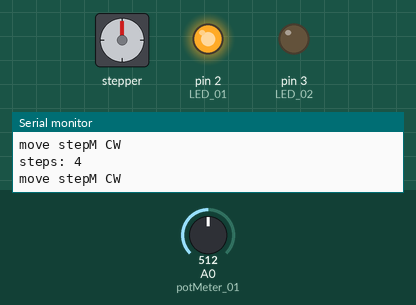
Simulated run of this program. Board: Arduino Nano, built with avr-gcc and run on an emulated ATmega328P. Shown: stepper motor, output pins drawn as LEDs (lit = HIGH), the last lines printed to the serial monitor. The inputs (shaded band) are chosen by the test bench; at power-on: A0 (potMeter_01) = 512. Stepper angles assume 2048 steps per turn.

Above: at 1.2 s.
1.3 s: A0 (potMeter_01) set to 508
At 2.5 s:
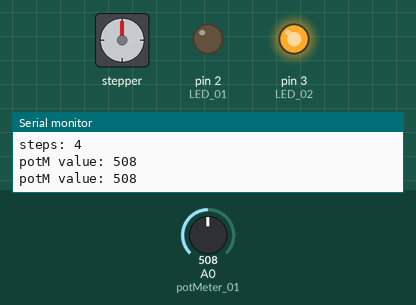
2.8 s: A0 (potMeter_01) set to 490
At 4.2 s:
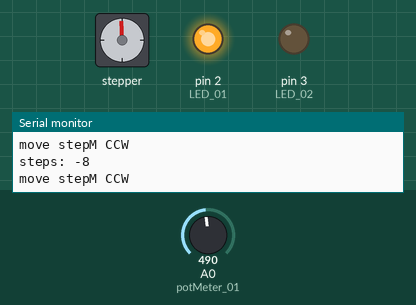
5.8 s: A0 (potMeter_01) set to 306
8.8 s: A0 (potMeter_01) set to 505
At 9.8 s:
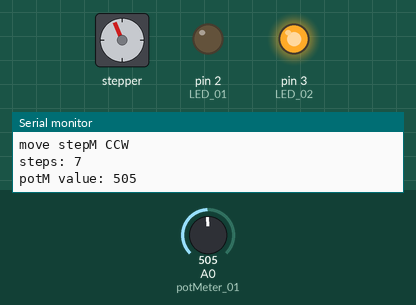
Timing chart, 0 to 11.3 s (numbered marks = the images above; inputs shaded):
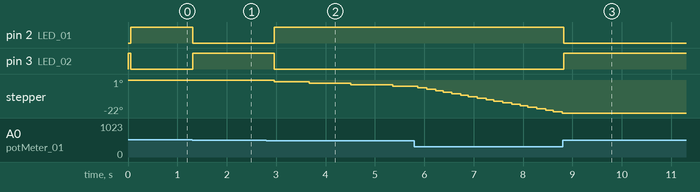

Measured:
- the behaviour switches between 509 and 508 on A0 (potMeter_01) (found by bisection; images 0 and 1)
- after the input at 1.3 s, pin 2 (LED_01): HIGH → LOW at once; pin 3 (LED_02): LOW → HIGH at once; stepper: stops changing and stays 0°
- after the input at 8.8 s, pin 2 (LED_01): HIGH → LOW at once; pin 3 (LED_02): LOW → HIGH at once; stepper: stops changing and stays -22°

The program:

main.cpp
```cpp
/*
Project: HgMJK, Turntable for N-scale
Version: RC 1.2.0
Dev Code: HH
Dev Mechanics: SBC

Library: Accelstepper.h documentation homepage:
- https://www.airspayce.com/mikem/arduino/AccelStepper/index.html

IDE: VS Code + PlatformIO

Hardware:
MCU: Arduino 328 UNO / NANO, MEGA2560
1x 28BYJ-48 Stepper motor 12VDC (IN TEST ONLY 5VDC stepper motors)
1x ULN2003 motordriver
1x Potentiometer 10K
1x LED (Red/Green)
2x 360R resistors
1x 9VDC PSU (for MCU board and ULN2003 module (stepM))
  - IN TEST: 9 >> 5VDC Breadboard PSU

Description:
This code is intended to be used with 28BYJ-48 Stepper motor 12VDC (IN TEST ONLY 5VDC stepper motors).
The code is for a turntable for N-scale, controlled by a ULN2003 motordriver and 10K potentiometer.


ToDo:
1. OK - test analogRead for potMeter_01 = A0
  OK - test readings: max=1007, min=0, middel:(1007/2=503,5)=503
  OK - set middel pos (stop stepM movement) > 501 | < 505 : to be adjusted in stepM move test
2. OK - test stepM move according to analogRead potMeter_01
  OK - TEST: adjusted potmeter values to: > 498 | < 508 :OK - to be adjusted if needed
  OK - edit code for move speed. slow to faster in both ways CW and CCW
3. test with turntable

4. in-prograss: cleanup code and comments
5. redraw schematic diagram and publish to github repo: HgMJK_N-bane_Turntable

________________________________________________________________________ */

/* ******************** Code start *********************************** */

// Include libraryes
#include <Arduino.h>
#include <AccelStepper.h>

// define variables
int delay_1 = 50; // delay in milliseconds
int delay_2 = 500;

// define Pin constants
const int potMeter_01 = A0; // Potentiometer Pin

const int LED_01 = 2; // Green LED Pin - stepM moving
const int LED_02 = 3; // Red LED Pin - stepM not moving

const int stepM1_IN1 = 8;  // StepMotor Pin
const int stepM1_IN2 = 9;
const int stepM1_IN3 = 10;
const int stepM1_IN4 = 11;

// define stepper motor interface type - 4 == FULL4WIRE
#define MotorInterfaceType_1 4 // stepM1 setup

AccelStepper stepM1 = AccelStepper(MotorInterfaceType_1, stepM1_IN1, stepM1_IN3, stepM1_IN2, stepM1_IN4);

// move stepM ClockWise / CounterClockWise at speed from potentiometer reading
void moveStepM (){
  Serial.println("Move stepM CW or CCW");
  digitalWrite(LED_01, HIGH); // Green LED - stepM moving
  digitalWrite(LED_02, LOW); // Red LED - stepM not moving
  stepM1.enableOutputs(); // enable all stepM output pins

  stepM1.setCurrentPosition(0);

  while ( (analogRead(potMeter_01) < 498) | (analogRead(potMeter_01) > 508) ) {

    if (analogRead(potMeter_01) >508){
      Serial.println("move stepM CW");

      // read potmeter value and calculate steps
      int16_t steps = -508 + (analogRead(potMeter_01));
      Serial.print("steps: ");
      Serial.println(steps);
      stepM1.setSpeed(steps);
      stepM1.runSpeed();
    } // END if

    if (analogRead(potMeter_01) < 498){
      Serial.println("move stepM CCW");

      // read potmeter value and calculate steps
      int16_t steps = -(498 - analogRead(potMeter_01));
      Serial.print("steps: ");
      Serial.println(steps);
      stepM1.setSpeed(steps);
      stepM1.runSpeed();
    } // END if

  } // END while

  stepM1.disableOutputs(); // disable all stepM output pins
  digitalWrite(LED_01, LOW); // Green LED
  digitalWrite(LED_02, HIGH); // Red LED

} // END void moveStepM

void setup(){
  Serial.begin(9600);

  pinMode (LED_01, OUTPUT);
  pinMode (LED_02, OUTPUT);

  pinMode (stepM1_IN1, OUTPUT);
  pinMode (stepM1_IN2, OUTPUT);
  pinMode (stepM1_IN3, OUTPUT);
  pinMode (stepM1_IN4, OUTPUT);

  stepM1.disableOutputs();
  stepM1.setMaxSpeed(500);
  stepM1.setAcceleration(50);

  digitalWrite(LED_01, LOW); // Green LED
  digitalWrite(LED_02, HIGH); // Red LED

} // END vois setup

void loop(){

  Serial.print("potM value: ");
  Serial.println(analogRead(potMeter_01));
  delay(delay_1);

  while ( (analogRead(potMeter_01) < 495) | (analogRead(potMeter_01) > 510) ) {
    moveStepM();
  }

  delay(delay_2);

} // END void loop
```
